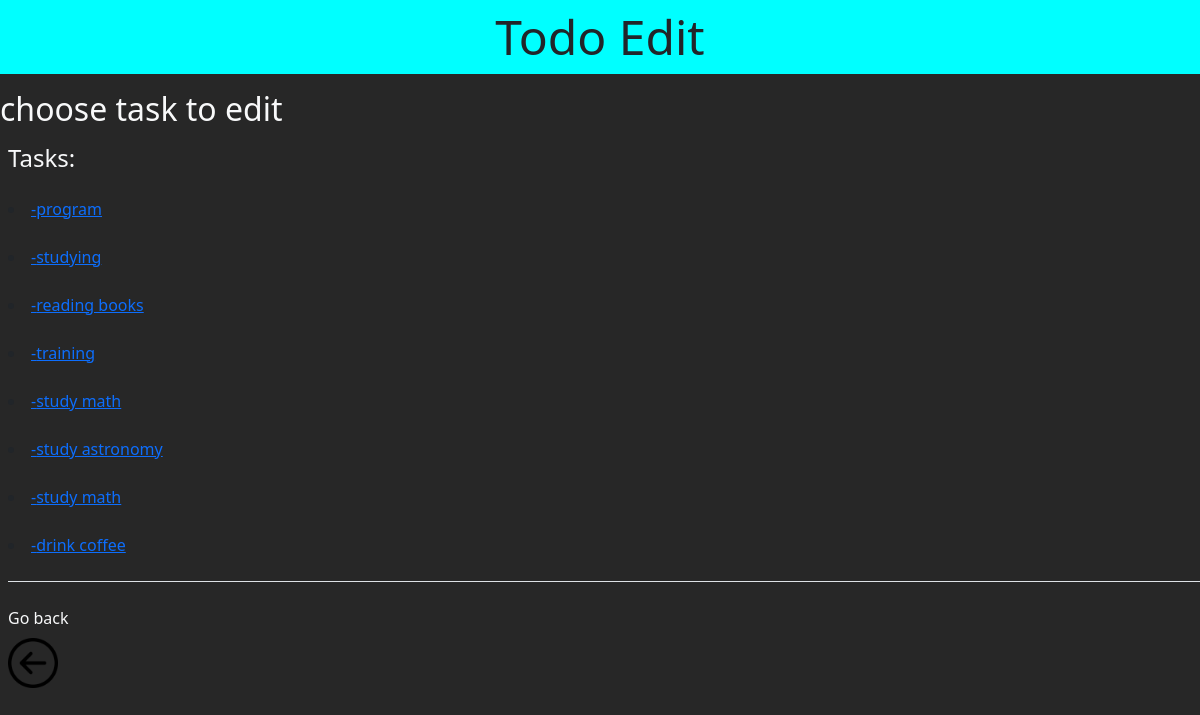
The app's page /todo/edit/, older data.
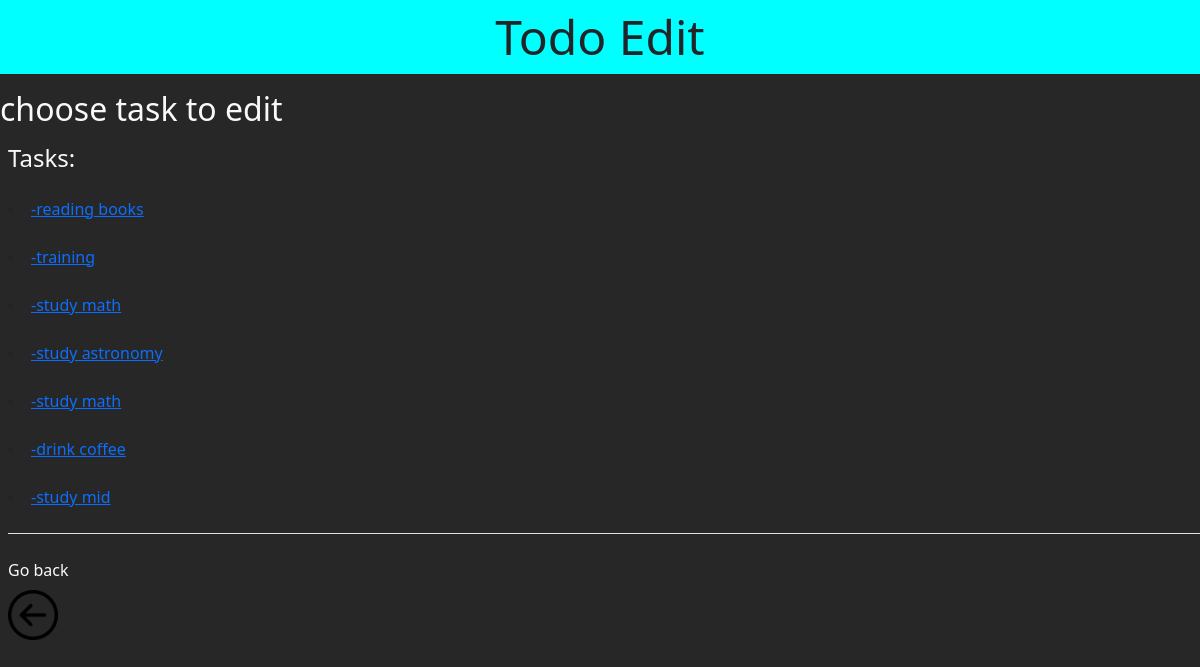
The same page, newer data.
### todolist/models.py (models this page shows, shortened)
class Task(models.Model):
    task_desc = models.CharField(max_length=200)
    status = models.BooleanField()
    pub_date = models.DateTimeField("date published")

### todolist/views.py (the view)
# urls.py: path("edit/",views.edit_page,name="edit"),
def edit_page(request):
    task_list = Task.objects.all()
    return render(request,"todolist/edit_page.html",{'task_list':task_list})

### todolist/templates/todolist/edit_page.html (shortened to what this page needs)
{% load static %}
<!DOCTYPE html>
<html>
    <head>
        <link href="https://cdn.jsdelivr.net/npm/bootstrap@5.3.8/dist/css/bootstrap.min.css" rel="stylesheet">
        <link rel="stylesheet" href="{% static 'todolist/style.css' %}">
    </head>
    <body>
        <div id="header" class="text-center display-5 py-2 position-relative top-0">Todo Edit</div>
        <h2 class="h2 text-light my-3 ">choose task to edit</span>
        <h4 class="mb-3 ms-2 text-light">Tasks: </h4>
        <div id="edit-list" class="ms-2 mt-4 mb-4 border-bottom">
            {% for task in task_list %}
                <li><a href="{% url 'todolist:taskedit' task.id %}">-{{task.task_desc}}</a></li>
                <br>
            {% endfor %}
        </div>
        <div id="btn-back" class="text-light ms-2">
            <label class="mb-2">Go back</label><br>
            <a href="{% url 'todolist:todoview' %}">
                <img src="{% static 'todolist/images/back.png' %}" class="img-fluid" alt="back" height="50" width="50">
            </a>
        </div>
    </body>
</html>

Row changes from the older to the newer data that the page shows:
removed Task: task_desc "program"
removed Task: task_desc "studying"
added Task: task_desc "study mid"
